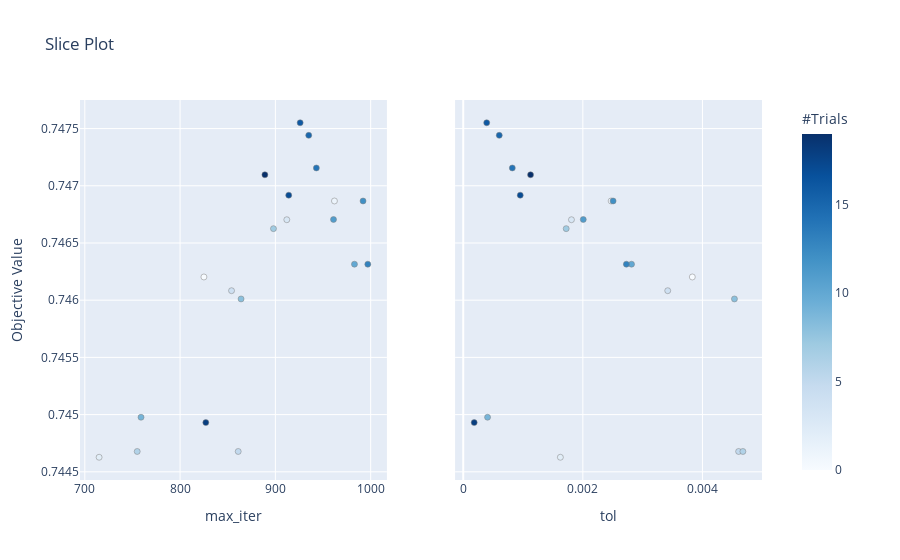

Source (notebook cell):
### Code cell
###################################################################################################
# Select parameters to visualize.
plot_slice(study, params=['max_iter', 'tol'])

### Figure 1 — Plotly figure (JSON) as saved in the notebook; plotly's stock layout.template omitted (floating-point values rounded to 4 significant figures)
{"data": [{"marker": {"color": [0, 1, 2, 3, 4, 5, 6, 7, 8, 9, 10, 11, 12, 13, 14, 15, 16, 17, 18, 19], "colorbar": {"title": {"text": "#Trials"}, "x": 1, "xpad": 40}, "colorscale": [[0, "rgb(247,251,255)"], [0.125, "rgb(222,235,247)"], [0.25, "rgb(198,219,239)"], [0.375, "rgb(158,202,225)"], [0.5, "rgb(107,174,214)"], [0.625, "rgb(66,146,198)"], [0.75, "rgb(33,113,181)"], [0.875, "rgb(8,81,156)"], [1, "rgb(8,48,107)"]], "line": {"color": "Grey", "width": 0.5}, "showscale": true}, "mode": "markers", "showlegend": false, "type": "scatter", "x": [825, 962, 715, 912, 854, 861, 755, 898, 864, 759, 983, 961, 992, 997, 943, 935, 926, 914, 827, 889], "xaxis": "x", "y": [0.7462, 0.7469, 0.7446, 0.7467, 0.7461, 0.7447, 0.7447, 0.7466, 0.746, 0.745, 0.7463, 0.7467, 0.7469, 0.7463, 0.7472, 0.7474, 0.7476, 0.7469, 0.7449, 0.7471], "yaxis": "y"}, {"marker": {"color": [0, 1, 2, 3, 4, 5, 6, 7, 8, 9, 10, 11, 12, 13, 14, 15, 16, 17, 18, 19], "colorbar": {"title": {"text": "#Trials"}, "x": 1, "xpad": 40}, "colorscale": [[0, "rgb(247,251,255)"], [0.125, "rgb(222,235,247)"], [0.25, "rgb(198,219,239)"], [0.375, "rgb(158,202,225)"], [0.5, "rgb(107,174,214)"], [0.625, "rgb(66,146,198)"], [0.75, "rgb(33,113,181)"], [0.875, "rgb(8,81,156)"], [1, "rgb(8,48,107)"]], "line": {"color": "Grey", "width": 0.5}, "showscale": false}, "mode": "markers", "showlegend": false, "type": "scatter", "x": [0.003831, 0.002473, 0.001624, 0.001809, 0.003419, 0.004605, 0.004676, 0.001722, 0.004535, 0.0004066, 0.002814, 0.002007, 0.002506, 0.002728, 0.0008203, 0.0006022, 0.0003924, 0.0009532, 0.0001832, 0.001125], "xaxis": "x2", "y": [0.7462, 0.7469, 0.7446, 0.7467, 0.7461, 0.7447, 0.7447, 0.7466, 0.746, 0.745, 0.7463, 0.7467, 0.7469, 0.7463, 0.7472, 0.7474, 0.7476, 0.7469, 0.7449, 0.7471], "yaxis": "y2"}], "layout": {"title": {"text": "Slice Plot"}, "xaxis": {"anchor": "y", "domain": [0, 0.45], "title": {"text": "max_iter"}}, "xaxis2": {"anchor": "y2", "domain": [0.55, 1], "title": {"text": "tol"}}, "yaxis": {"anchor": "x", "domain": [0, 1], "title": {"text": "Objective Value"}}, "yaxis2": {"anchor": "x2", "domain": [0, 1], "matches": "y", "showticklabels": false}}}
